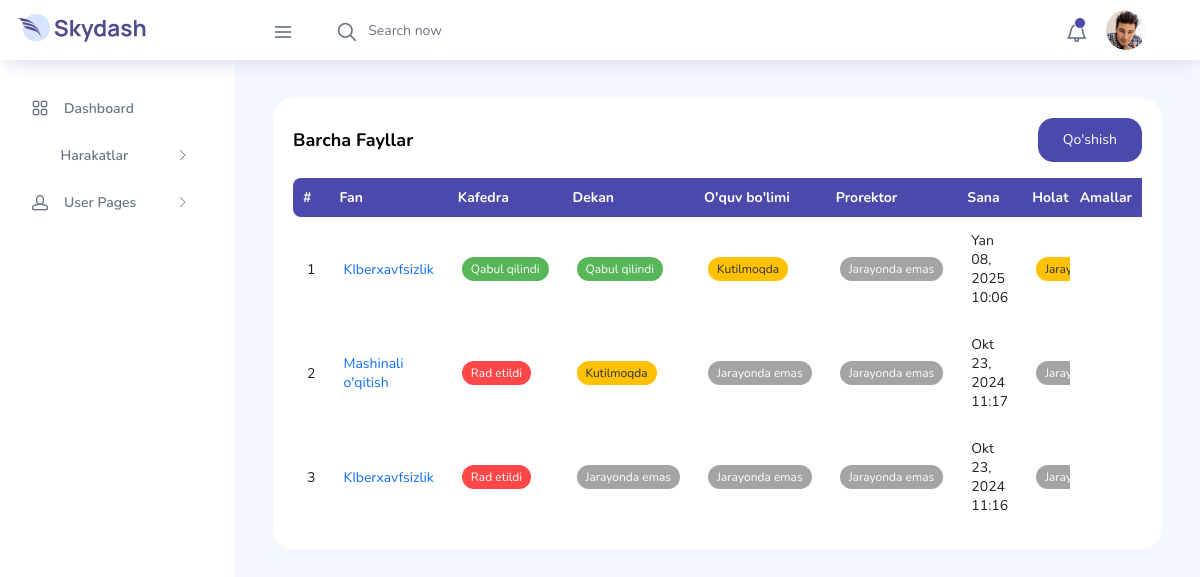
Screenshot of /document/list/ (signed in) with the database file from the repository.
### user/models.py (models this page shows, shortened)
class Document(models.Model):
    STATUS_CHOICES = (
        (WAITING, WAITING),
        (CANCELLED, CANCELLED),
        (ACCEPTED, ACCEPTED),
        (NO_PROCESS, NO_PROCESS),
    )
    subject = models.ForeignKey(Subject, on_delete=models.CASCADE, verbose_name="Subject")
    user = models.ForeignKey(User, on_delete=models.CASCADE, verbose_name="User")
    sillabus_file = models.FileField(upload_to='document/sillabus/')
    department_head_sign = models.CharField(max_length=30, choices=STATUS_CHOICES, default=NO_PROCESS)
    dean_sign = models.CharField(max_length=30, choices=STATUS_CHOICES, default=NO_PROCESS)
    study_head_sign = models.CharField(max_length=30, choices=STATUS_CHOICES, default=NO_PROCESS)
    study_prorector_sign = models.CharField(max_length=30, choices=STATUS_CHOICES, default=NO_PROCESS)
    overall = models.CharField(max_length=30, choices=STATUS_CHOICES, default=NO_PROCESS)
    document_comment = models.TextField(blank=True, null=True)
    status = models.BooleanField(default=False)
    created_at = models.DateTimeField(auto_now_add=True)
    updated_at = models.DateTimeField(auto_now=True)
    class Meta:
        verbose_name = 'Document'
        verbose_name_plural = 'Documents'
        ordering = ['-updated_at']

class Subject(models.Model):
    field = models.ForeignKey(Field, on_delete=models.CASCADE, verbose_name="Field")
    faculty = models.ForeignKey(Faculty, on_delete=models.CASCADE, verbose_name="Faculty")
    name = models.CharField(max_length=255)
    sample_file = models.FileField(upload_to='subject/file/')
    status = models.PositiveIntegerField()
    created_at = models.DateTimeField(auto_now_add=True)
    updated_at = models.DateTimeField(auto_now=True)
    def __str__(self):
        return self.name
    class Meta:
        verbose_name = 'Subject'
        verbose_name_plural = 'Subjects'

### main/views.py (the view)
# urls.py: path('document/list/', views.DocumentListView.as_view(), name='document_list'),
class DocumentListView(TeacherMixin, View):
    def get(self, request):
        documents = Document.objects.filter(user=request.user)
        context = {
            'title': 'Barcha fayllar',
            'documents': documents,
        }
        return render(request, 'main/document_list.html', context)

### main/templatetags/custom_tags.py (called while the page is built)
@register.filter
def filename(value):
    if value:
        file_name = os.path.basename(value.name)
        return file_name if (len(file_name) < 40) else f"{file_name[:20]}...{file_name[-10:]}"
    return ''

### shared/mixins.py (called while the page is built)
    def dispatch(self, request, *args, **kwargs):
        if not request.user.is_authenticated:
            return HttpResponseRedirect(reverse('user:login'))
        if self.role and request.user.role != self.role:
            return HttpResponseRedirect(reverse(self.redirect_url))
        if self.roles and request.user.role not in self.roles:
            return HttpResponseRedirect(reverse(self.redirect_url))
        return super().dispatch(request, *args, **kwargs)

### main/templates/main/document_list.html
{% extends 'base.html' %}
{% load static %}
{% block content %}
    <div class="content-wrapper">
        <div class="row">
            <div class="col-md-12 grid-margin stretch-card">
                <div class="card">
                    <div class="card-body">
                        <div class="col d-flex justify-content-between align-items-center mb-3">
                            <p class="col-6 card-title mb-0">Barcha fayllar</p>
                            <a href="{% url 'main:document_create' %}" class="btn btn-primary">Qo'shish</a>
                        </div>
                        <div class="row">
                            <div class="col-12">
                                <div class="table-responsive">
                                    {% include 'main/components/files_table.html' %}
                                </div>
                            </div>
                        </div>
                    </div>
                </div>
            </div>
        </div>
    </div>
{% endblock %}

### main/templates/main/components/files_table.html (shortened to what this page needs)
{% load custom_tags %}
<table id="example" class="display expandable-table" style="width:100%">
    <thead>
    <tr>
        <th>#</th>
        <th>Fan</th>
        <th>Kafedra</th>
        <th>Dekan</th>
        <th>O'quv bo'limi</th>
        <th>Prorektor</th>
        <th>Sana</th>
        <th>Holat</th>
        <th class="sticky-column">Amallar</th>
    </tr>
    </thead>
    <tbody>
    {% for document in documents %}
        <tr>
            <td>{{ forloop.counter }}</td>
            <td><a href="{% url 'main:document_detail' document.pk %}">{{ document.subject.name }}</a></td>
            <td>
                {% if document.department_head_sign == 'waiting' %}
                    <span class="badge bg-warning text-dark">Kutilmoqda</span>
                {% elif document.department_head_sign == 'cancelled' %}
                    <span class="badge bg-danger">Rad etildi</span>
                {% elif document.department_head_sign == 'accepted' %}
                    <span class="badge bg-success">Qabul qilindi</span>
                {% elif document.department_head_sign == 'no process' %}
                    <span class="badge bg-secondary">Jarayonda emas</span>
                {% endif %}
            </td>
            <td>
                {% if document.dean_sign == 'waiting' %}
                    <span class="badge bg-warning text-dark">Kutilmoqda</span>
                {% elif document.dean_sign == 'cancelled' %}
                    <span class="badge bg-danger">Rad etildi</span>
                {% elif document.dean_sign == 'accepted' %}
                    <span class="badge bg-success">Qabul qilindi</span>
                {% elif document.dean_sign == 'no process' %}
                    <span class="badge bg-secondary">Jarayonda emas</span>
                {% endif %}
            </td>
            <td>
                {% if document.study_head_sign == 'waiting' %}
                    <span class="badge bg-warning text-dark">Kutilmoqda</span>
                {% elif document.study_head_sign == 'cancelled' %}
                    <span class="badge bg-danger">Rad etildi</span>
                {% elif document.study_head_sign == 'accepted' %}
                    <span class="badge bg-success">Qabul qilindi</span>
                {% elif document.study_head_sign == 'no process' %}
                    <span class="badge bg-secondary">Jarayonda emas</span>
                {% endif %}
            </td>
            <td>
                {% if document.study_prorector_sign == 'waiting' %}
                    <span class="badge bg-warning text-dark">Kutilmoqda</span>
                {% elif document.study_prorector_sign == 'cancelled' %}
                    <span class="badge bg-danger">Rad etildi</span>
                {% elif document.study_prorector_sign == 'accepted' %}
                    <span class="badge bg-success">Qabul qilindi</span>
                {% elif document.study_prorector_sign == 'no process' %}
                    <span class="badge bg-secondary">Jarayonda emas</span>
                {% endif %}
            </td>
            <td>{{ document.updated_at|date:"M d, Y" }} {{ document.updated_at|time:"H:i" }}</td>
            <td>
                {% if document.overall == 'accepted' %}
                    <span class="badge bg-success">Qabul qilindi</span>
                {% elif document.overall == 'cancelled' %}
                    <span class="badge bg-danger">Rad etildi</span>
                {% elif document.overall == 'no process' %}
                    <span class="badge bg-secondary">Jarayonda emas</span>
                {% else %}
                    <span class="badge bg-warning text-dark">Jarayonda</span>
                {% endif %}
            </td>
            <td class="sticky-column">
                <a href="{% url 'main:document_detail' document.pk %}">
                    <i class="fa fa-eye"></i>
                </a>
                {% if not document.overall == 'accepted' %}
                    <a href="{% url 'main:document_update' document.pk %}">
                        <i class="fa fa-edit text-warning"></i>
                    </a>
                    <a data-bs-toggle="modal" data-bs-target="#document-{{ document.pk }}">
                        <i class="fa fa-trash text-danger"></i>
                    </a>
                {% endif %}
            </td>
        </tr>
    {% endfor %}
    </tbody>
</table>

### main/templates/main/components/files_table.html (style rules this page uses)
.sticky-column { position: sticky; right: 0; background-color: #fff; z-index: 2; box-shadow: -1px 0 5px rgba(0, 0, 0, 0.1); }

### rows the page displays
Document: subject.name "KIberxavfsizlik", department_head_sign "Qabul qilindi", dean_sign "Qabul qilindi", study_head_sign "Kutilmoqda", study_prorector_sign "Jarayonda emas", updated_at "Yan 08, 2025", updated_at "10:06", overall "Jarayonda"
Document: subject.name "Mashinali o'qitish", department_head_sign "Rad etildi", dean_sign "Kutilmoqda", study_head_sign "Jarayonda emas", study_prorector_sign "Jarayonda emas", updated_at "Okt 23, 2024", updated_at "11:17", overall "Jarayonda emas"
Document: subject.name "KIberxavfsizlik", department_head_sign "Rad etildi", dean_sign "Jarayonda emas", study_head_sign "Jarayonda emas", study_prorector_sign "Jarayonda emas", updated_at "Okt 23, 2024", updated_at "11:16", overall "Jarayonda emas"
